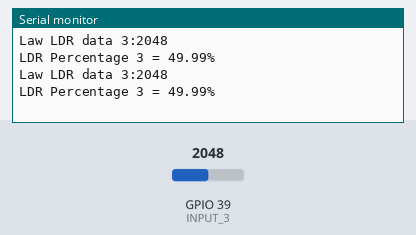
Recording of a sketch running on a simulated ESP32. On the bench: the last lines printed to the serial monitor. The inputs (shaded band) are chosen by the test bench; at power-on: GPIO 39 (INPUT_3) = 2048.

Above: at 1.8 s.
1.9 s: GPIO 39 (INPUT_3) set to 2866
At 2.8 s:
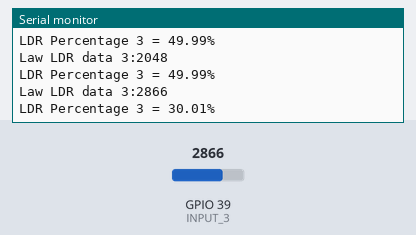
3.4 s: GPIO 39 (INPUT_3) set to 3603
At 4.7 s:
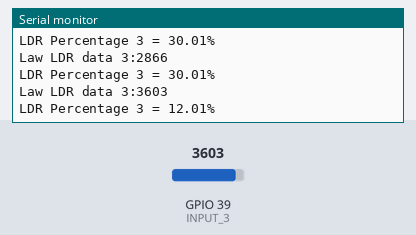
Timing chart, 0 to 6.4 s (numbered marks = the images above; inputs shaded):
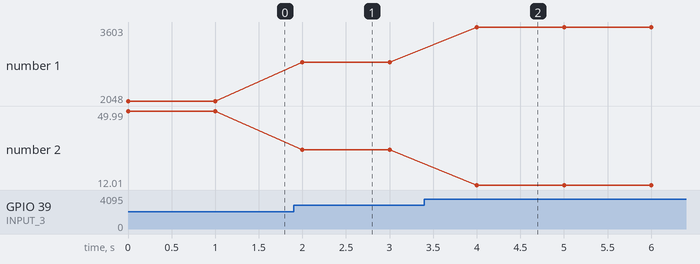

The sketch:

ldr.ino
```cpp
//#define INPUT_1 35
//#define INPUT_2 34
#define INPUT_3 39
//#define INPUT_4 36

void setup() {
  // put your setup code here, to run once:
  Serial.begin(9600);
}
void loop() {
  float ldr_percentage3;
  int sensor_analog3;
  sensor_analog3 = analogRead(INPUT_3);
  Serial.print("Law LDR data 3:");
  Serial.println(sensor_analog3);
  ldr_percentage3 = ( 100 - ( (sensor_analog3/4095.00) * 100 ) );

  Serial.print("LDR Percentage 3 = ");
  Serial.print(ldr_percentage3);
  Serial.print("%\n\n");
  delay(1000);
}
```

Measured:
- after the input at 1.9 s, the serial monitor: prints a new line after 0.10 s (image 1)
- after the input at 3.4 s, the serial monitor: prints a new line after 0.60 s (image 2)
- plotted number 1: 2048 → 2866 after the input at 1.9 s, 2866 → 3603 after the input at 3.4 s
- plotted number 2: 49.99 → 30.01 after the input at 1.9 s, 30.01 → 12.01 after the input at 3.4 s
